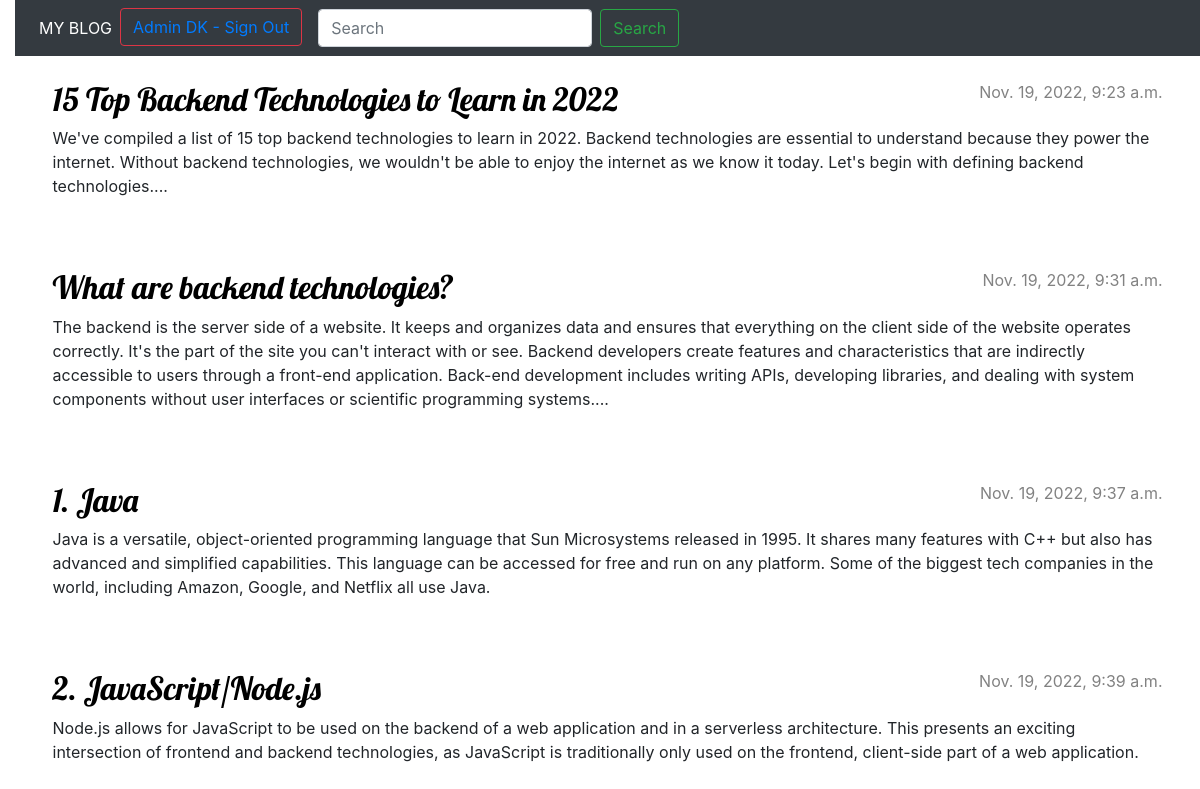
The app's page / (signed in) with its own data.
### app1/models.py (models this page shows)
class Post(models.Model):
    title=models.CharField(max_length=200,null=True)
    text= models.TextField()
    detail=models.TextField(blank=True)
    create_date=models.DateTimeField(default=timezone.now)
    published_date=models.DateTimeField(default=timezone.now)
    author = models.ForeignKey(User, on_delete=models.CASCADE,blank=True,null=True)

### app1/views.py (the view)
# urls.py: path('',views.post_list,name="post_list"),
def post_list(request):
    posts = Post.objects.filter(published_date__lte=timezone.now()).order_by('published_date')
    return render(request,'post_list.html',{'posts':posts})

### templates/post_list.html (shortened to what this page needs)
{% extends 'base.html' %}
{% block content %}
    {% for post in posts %}
        <article class="post">
            <time class="date">
                {{ post.published_date }}
            </time>
            <h2><a href="{% url 'post_detail' pk=post.pk %}">{{ post.title }}</a></h2>
            <p>{{ post.text|linebreaksbr }}</p>
        </article>
    {% endfor %}
{% endblock %}

### templates/base.html (shortened to what this page needs)
{% load static %}
<html>
<head>
  <link rel="stylesheet" href="https://cdn.jsdelivr.net/npm/bootstrap@4.3.1/dist/css/bootstrap.min.css"
>
  <link rel="stylesheet" href="{% static 'blog.css' %}">
</head>
<body>
  <nav class="navbar navbar-expand-md bg-dark navbar-dark">
    <div class="collapse navbar-collapse" id="collapsibleNavbar">
      <ul class="navbar-nav mr-auto">
        <li class="nav-item active">
          <a class="nav-link" href="/">MY BLOG</a>
        </li>
        {% if request.user.is_authenticated %}
        <li><button class="btn btn-outline-danger my-2 my-sm-0" type="submit"><a
              href="signout/">{{request.user.get_full_name}} - Sign Out</a></button></li>
      {% endif %}
      <form method="POST" action="search" class="form-inline my-2 my-lg-0">
        <input name="name" class="form-control mr-sm-2" type="search" placeholder="Search" aria-label="Search">
        <button class="btn btn-outline-success my-2 my-sm-0" type="submit">Search</button>
      </form>
    </div>
  </nav>
  <div class="container my-4">
    {%block content%}{% endblock %}
  </div>
</body>
</html>

### app1/static/blog.css (style rules this page uses)
body { padding-left: 15px; }
h1, h2, h3, h4 { font-family: 'Lobster', cursive; }
.date { color: #828282; }
.post { margin-bottom: 70px; }
.post h2 a, .post h2 a:visited { color: #000000; }
.post > .date, .post > .actions { float: right; }

### records on screen
Post: published_date "Nov. 19, 2022, 9:23 a.m.", title "15 Top Backend Technologies to Learn in 2022", text "We've compiled a list of 15 top backend technologies to learn in 2022. Backend technologies are essential to understand because they power the internet. Without backend technologies, we wouldn't be able to enjoy the internet as we know it today. Let's begin with defining backend technologies...."
Post: published_date "Nov. 19, 2022, 9:31 a.m.", title "What are backend technologies?", text "The backend is the server side of a website. It keeps and organizes data and ensures that everything on the client side of the website operates correctly. It's the part of the site you can't interact with or see. Backend developers create features and characteristics that are indirectly accessible to users through a front-end application. Back-end development includes writing APIs, developing libraries, and dealing with system components without user interfaces or scientific programming systems...."
Post: published_date "Nov. 19, 2022, 9:37 a.m.", title "1. Java", text "Java is a versatile, object-oriented programming language that Sun Microsystems released in 1995. It shares many features with C++ but also has advanced and simplified capabilities. This language can be accessed for free and run on any platform. Some of the biggest tech companies in the world, including Amazon, Google, and Netflix all use Java."
Post: published_date "Nov. 19, 2022, 9:39 a.m.", title "2. JavaScript/Node.js", text "Node.js allows for JavaScript to be used on the backend of a web application and in a serverless architecture. This presents an exciting intersection of frontend and backend technologies, as JavaScript is traditionally only used on the frontend, client-side part of a web application."

### other values on screen
{{ request.user.get_full_name }} "Admin DK"
